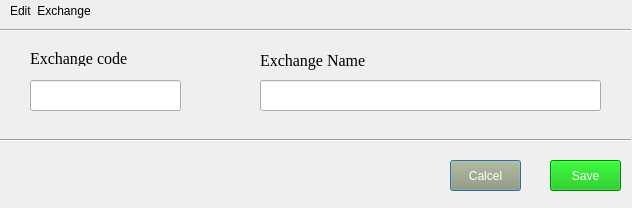
<?xml version="1.0" encoding="UTF-8"?>
<ui version="4.0">
 <class>Dialog</class>
 <widget class="QDialog" name="Dialog">
  <property name="geometry">
   <rect>
    <x>0</x>
    <y>0</y>
    <width>632</width>
    <height>208</height>
   </rect>
  </property>
  <property name="windowTitle">
   <string>Stock Price Prediction</string>
  </property>
  <widget class="QLineEdit" name="txtstock_exchange_name">
   <property name="geometry">
    <rect>
     <x>260</x>
     <y>80</y>
     <width>341</width>
     <height>31</height>
    </rect>
   </property>
   <property name="styleSheet">
    <string notr="true">color: rgb(0, 0, 0);
font: 12pt &quot;Times New Roman&quot;;</string>
   </property>
   <property name="text">
    <string/>
   </property>
  </widget>
  <widget class="QPushButton" name="btnCancel">
   <property name="geometry">
    <rect>
     <x>450</x>
     <y>160</y>
     <width>71</width>
     <height>31</height>
    </rect>
   </property>
   <property name="styleSheet">
    <string notr="true">background-color: rgb(154, 154, 115);
font: 10pt &quot;Times New Roman&quot;;
color: rgb(255, 255, 255);</string>
   </property>
   <property name="text">
    <string>Calcel</string>
   </property>
  </widget>
  <widget class="QLabel" name="lblClose_2">
   <property name="enabled">
    <bool>false</bool>
   </property>
   <property name="geometry">
    <rect>
     <x>260</x>
     <y>50</y>
     <width>111</width>
     <height>20</height>
    </rect>
   </property>
   <property name="font">
    <font>
     <family>Times New Roman</family>
     <pointsize>12</pointsize>
     <weight>9</weight>
     <italic>false</italic>
     <bold>false</bold>
    </font>
   </property>
   <property name="focusPolicy">
    <enum>Qt::NoFocus</enum>
   </property>
   <property name="styleSheet">
    <string notr="true">font: 75 12pt &quot;Times New Roman&quot;;
color: rgb(0, 0, 0);</string>
   </property>
   <property name="text">
    <string>Exchange Name</string>
   </property>
   <property name="textFormat">
    <enum>Qt::PlainText</enum>
   </property>
  </widget>
  <widget class="QLineEdit" name="txtstock_exchange_code">
   <property name="geometry">
    <rect>
     <x>30</x>
     <y>80</y>
     <width>151</width>
     <height>31</height>
    </rect>
   </property>
   <property name="styleSheet">
    <string notr="true">color: rgb(0, 0, 0);
font: 12pt &quot;Times New Roman&quot;;</string>
   </property>
   <property name="text">
    <string/>
   </property>
  </widget>
  <widget class="QPushButton" name="btnSave">
   <property name="geometry">
    <rect>
     <x>550</x>
     <y>160</y>
     <width>71</width>
     <height>31</height>
    </rect>
   </property>
   <property name="styleSheet">
    <string notr="true">color: rgb(255, 255, 255);
font: 10pt &quot;Times New Roman&quot;;
background-color: rgb(0, 186, 0);</string>
   </property>
   <property name="text">
    <string>Save</string>
   </property>
  </widget>
  <widget class="QLabel" name="lblLow_2">
   <property name="enabled">
    <bool>false</bool>
   </property>
   <property name="geometry">
    <rect>
     <x>30</x>
     <y>50</y>
     <width>101</width>
     <height>16</height>
    </rect>
   </property>
   <property name="font">
    <font>
     <family>Times New Roman</family>
     <pointsize>12</pointsize>
     <weight>9</weight>
     <italic>false</italic>
     <bold>false</bold>
    </font>
   </property>
   <property name="focusPolicy">
    <enum>Qt::NoFocus</enum>
   </property>
   <property name="styleSheet">
    <string notr="true">font: 75 12pt &quot;Times New Roman&quot;;
color: rgb(0, 0, 0);</string>
   </property>
   <property name="text">
    <string>Exchange code</string>
   </property>
   <property name="textFormat">
    <enum>Qt::PlainText</enum>
   </property>
  </widget>
  <widget class="Line" name="line_2">
   <property name="geometry">
    <rect>
     <x>0</x>
     <y>20</y>
     <width>631</width>
     <height>21</height>
    </rect>
   </property>
   <property name="orientation">
    <enum>Qt::Horizontal</enum>
   </property>
  </widget>
  <widget class="QLabel" name="label">
   <property name="geometry">
    <rect>
     <x>10</x>
     <y>0</y>
     <width>121</width>
     <height>21</height>
    </rect>
   </property>
   <property name="styleSheet">
    <string notr="true">color: rgb(0, 0, 0);
font: 75 12pt &quot;Times New Roman&quot;;</string>
   </property>
   <property name="text">
    <string>Edit  Exchange</string>
   </property>
  </widget>
  <widget class="Line" name="line_3">
   <property name="geometry">
    <rect>
     <x>0</x>
     <y>130</y>
     <width>631</width>
     <height>21</height>
    </rect>
   </property>
   <property name="orientation">
    <enum>Qt::Horizontal</enum>
   </property>
  </widget>
 </widget>
 <resources/>
 <connections/>
</ui>
